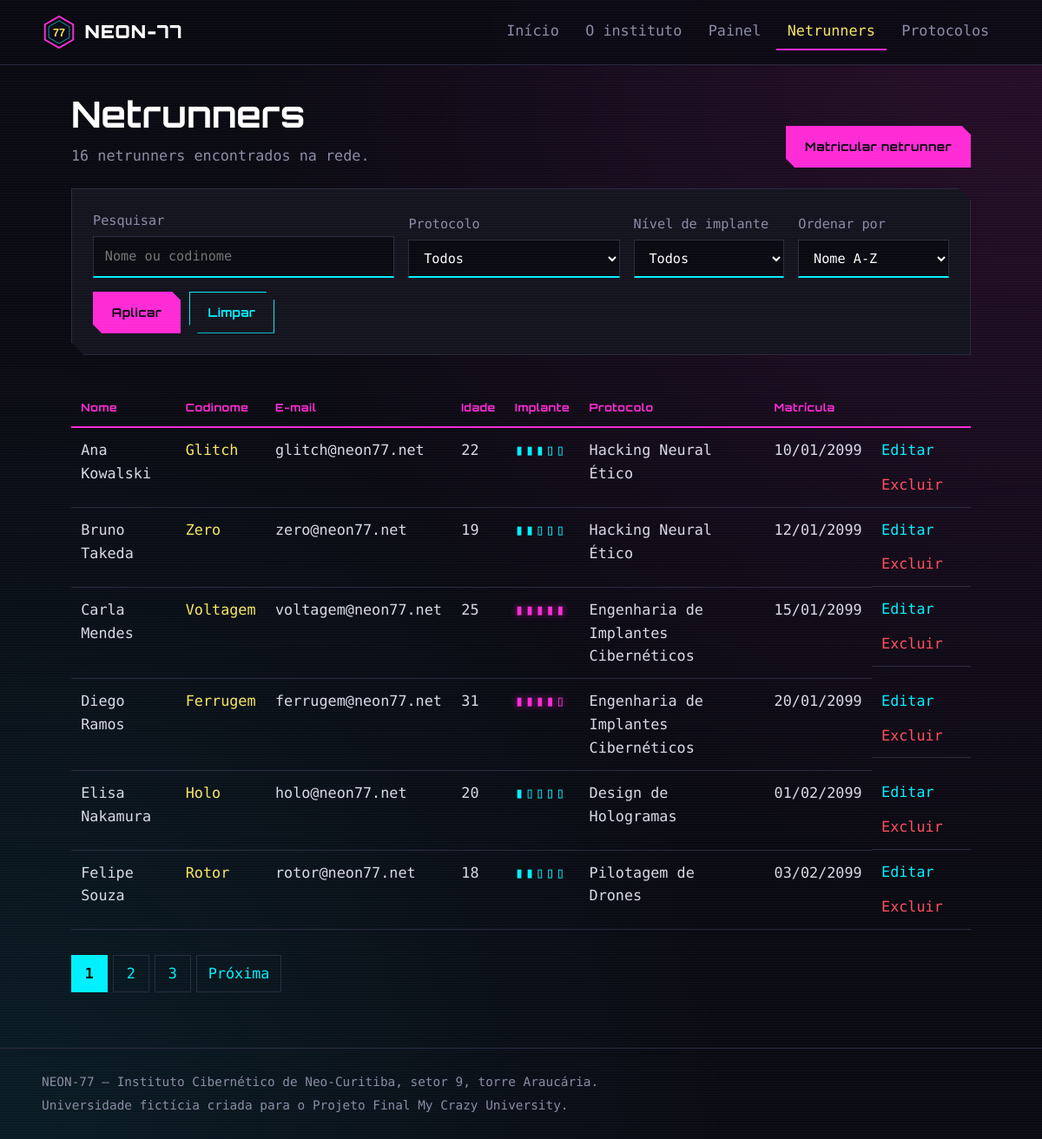
The page /netrunners/listar.php on the database its author committed.
### tables this page shows
CREATE TABLE netrunners (
    id INT AUTO_INCREMENT PRIMARY KEY,
    nome VARCHAR(100) NOT NULL,
    codinome VARCHAR(50) NOT NULL,
    email VARCHAR(150) NOT NULL UNIQUE,
    idade INT NOT NULL,
    nivel_implante TINYINT NOT NULL,
    protocolo_id INT NOT NULL,
    criado_em DATETIME DEFAULT CURRENT_TIMESTAMP,
    CONSTRAINT fk_netrunner_protocolo FOREIGN KEY (protocolo_id)
        REFERENCES protocolos(id) ON UPDATE CASCADE ON DELETE RESTRICT
);

CREATE TABLE protocolos (
    id INT AUTO_INCREMENT PRIMARY KEY,
    nome VARCHAR(100) NOT NULL,
    descricao TEXT NOT NULL,
    duracao_ciclos INT NOT NULL,
    mentor VARCHAR(100) NOT NULL,
    criado_em DATETIME DEFAULT CURRENT_TIMESTAMP
);

### includes/funcoes.php (called while the page is built, shortened)
<?php
function h($valor): string
{
    return htmlspecialchars((string) $valor, ENT_QUOTES, 'UTF-8');
}
function link_pagina(int $pagina): string
{
    $parametros = $_GET;
    $parametros['pagina'] = $pagina;
    return '?' . http_build_query($parametros);
}
function id_valido($valor): ?int
{
    $id = filter_var($valor, FILTER_VALIDATE_INT, ['options' => ['min_range' => 1]]);
    return $id === false ? null : $id;
}

### netrunners/listar.php (the view, shortened to what this page needs)
<?php
require_once '../config/conexao.php';
require_once '../includes/funcoes.php';
$busca     = trim($_GET['busca'] ?? '');
$ordem     = $_GET['ordem'] ?? 'nome_asc';
$ordens = [
    'nome_asc'  => ['n.nome ASC', 'Nome A-Z'],
    'nome_desc' => ['n.nome DESC', 'Nome Z-A'],
    'recente'   => ['n.criado_em DESC, n.id DESC', 'Mais recentes'],
    'antigo'    => ['n.criado_em ASC, n.id ASC', 'Mais antigos'],
];
$condicoes  = [];
$where = $condicoes ? 'WHERE ' . implode(' AND ', $condicoes) : '';
$porPagina = 6;
$pagina = id_valido($_GET['pagina'] ?? 1) ?? 1;
$stmt = $pdo->prepare("SELECT COUNT(*) FROM netrunners n $where");
$stmt->execute();
$total = (int) $stmt->fetchColumn();
$totalPaginas = max(1, (int) ceil($total / $porPagina));
$pagina = min($pagina, $totalPaginas);
$offset = ($pagina - 1) * $porPagina;
$sql = "SELECT n.id, n.nome, n.codinome, n.email, n.idade, n.nivel_implante, n.criado_em,
               p.nome AS protocolo_nome
        FROM netrunners n
        INNER JOIN protocolos p ON p.id = n.protocolo_id
        $where
        ORDER BY {$ordens[$ordem][0]}
        LIMIT :limite OFFSET :offset";
$stmt = $pdo->prepare($sql);
$stmt->bindValue(':limite', $porPagina, PDO::PARAM_INT);
$stmt->bindValue(':offset', $offset, PDO::PARAM_INT);
$stmt->execute();
$netrunners = $stmt->fetchAll();
require '../includes/header.php';
?>
<section class="cabecalho-secao">
    <div>
        <h1>Netrunners</h1>
        <p class="sub"><?= $total ?> <?= $total === 1 ? 'netrunner encontrado' : 'netrunners encontrados' ?> na rede.</p>
    </div>
    <a class="botao botao-primario" href="cadastrar.php">Matricular netrunner</a>
</section>
<form class="painel filtros" method="get" action="listar.php">
    <label>
        Pesquisar
        <input type="search" name="busca" value="<?= h($busca) ?>" placeholder="Nome ou codinome">
    </label>
    <label>
        Protocolo
        <select name="protocolo">
            <option value="">Todos</option>
        </select>
    </label>
    <label>
        Nível de implante
        <select name="nivel">
            <option value="">Todos</option>
        </select>
    </label>
    <label>
        Ordenar por
        <select name="ordem">
            <?php foreach ($ordens as $chave => $info): ?>
                <option value="<?= $chave ?>" <?= $ordem === $chave ? 'selected' : '' ?>><?= $info[1] ?></option>
            <?php endforeach; ?>
        </select>
    </label>
    <div class="acoes-filtro">
        <button class="botao botao-primario" type="submit">Aplicar</button>
        <a class="botao" href="listar.php">Limpar</a>
    </div>
</form>
<?php if (!$netrunners): ?>
    <div class="painel vazio">
        <p>Nenhum netrunner corresponde a essa busca. Tente outro nome ou limpe os filtros.</p>
    </div>
<?php else: ?>
    <div class="tabela-rolagem">
        <table class="tabela">
            <thead>
                <tr>
                    <th>Nome</th>
                    <th>Codinome</th>
                    <th>E-mail</th>
                    <th>Idade</th>
                    <th>Implante</th>
                    <th>Protocolo</th>
                    <th>Matrícula</th>
                    <th><span class="sr">Ações</span></th>
                </tr>
            </thead>
            <tbody>
            <?php foreach ($netrunners as $n): ?>
                <tr>
                    <td><?= h($n['nome']) ?></td>
                    <td class="codinome"><?= h($n['codinome']) ?></td>
                    <td><?= h($n['email']) ?></td>
                    <td><?= (int) $n['idade'] ?></td>
                    <td><span class="nivel nivel-<?= (int) $n['nivel_implante'] ?>" title="Nível <?= (int) $n['nivel_implante'] ?>"><?= str_repeat('▮', (int) $n['nivel_implante']) . str_repeat('▯', 5 - (int) $n['nivel_implante']) ?></span></td>
                    <td><?= h($n['protocolo_nome']) ?></td>
                    <td><?= date('d/m/Y', strtotime($n['criado_em'])) ?></td>
                    <td class="acoes">
                        <a href="editar.php?id=<?= (int) $n['id'] ?>">Editar</a>
                        <a class="perigo" href="excluir.php?id=<?= (int) $n['id'] ?>">Excluir</a>
                    </td>
                </tr>
            <?php endforeach; ?>
            </tbody>
        </table>
    </div>
    <?php if ($totalPaginas > 1): ?>
    <nav class="paginacao" aria-label="Paginação">
        <?php for ($i = 1; $i <= $totalPaginas; $i++): ?>
            <?php if ($i === $pagina): ?>
                <span class="atual" aria-current="page"><?= $i ?></span>
            <?php else: ?>
                <a href="<?= h(link_pagina($i)) ?>"><?= $i ?></a>
            <?php endif; ?>
        <?php endfor; ?>
        <?php if ($pagina < $totalPaginas): ?>
            <a href="<?= h(link_pagina($pagina + 1)) ?>">Próxima</a>
        <?php endif; ?>
    </nav>
    <?php endif; ?>
<?php endif; ?>
<?php require '../includes/footer.php'; ?>

### css/style.css (style rules this page uses)
:root { --fundo: #0a0a12; --painel: #14141f; --painel-borda: #2a2a40; --magenta: #ff2bd6; --ciano: #00f0ff; --amarelo: #f5e663; --texto: #d9d9e8; --apagado: #8b8ba6; --perigo: #ff4d5e; --sucesso: #3dffa2; --corte: 14px; --fonte-titulo: 'Orbitron', 'Segoe UI', Arial, sans-serif; --fonte-texto: 'Share Tech Mono', 'Consolas', 'Courier New', monospace; }
* { box-sizing: border-box; }
body { margin: 0; min-height: 100vh; display: flex; flex-direction: column; background: radial-gradient(ellipse at top right, rgba(255, 43, 214, .12), transparent 55%), radial-gradient(ellipse at bottom left, rgba(0, 240, 255, .08), transparent 50%), var(--fundo); color: var(--texto); font-family: var(--fonte-texto); font-size: 1.05rem; line-height: 1.6; }
body::after { content: ""; position: fixed; inset: 0; pointer-events: none; background: repeating-linear-gradient(to bottom, rgba(255, 255, 255, .025) 0 1px, transparent 1px 3px); z-index: 100; }
a { color: var(--ciano); }
h1, h2, h3 { font-family: var(--fonte-titulo); line-height: 1.2; margin: 0 0 .6rem; color: #fff; }
h1 { font-size: clamp(1.8rem, 4vw, 2.6rem); }
.painel, .chip, .mentores article, .atalhos a { background: var(--painel); border: 1px solid var(--painel-borda); clip-path: polygon(0 0, calc(100% - var(--corte)) 0, 100% var(--corte), 100% 100%, var(--corte) 100%, 0 calc(100% - var(--corte))); }
.painel { padding: 1.5rem; }
.botao { display: inline-block; font-family: var(--fonte-titulo); font-size: .85rem; font-weight: 700; letter-spacing: .04em; text-decoration: none; cursor: pointer; padding: .75rem 1.3rem; border: 1px solid var(--ciano); background: transparent; color: var(--ciano); clip-path: polygon(0 0, calc(100% - 10px) 0, 100% 10px, 100% 100%, 10px 100%, 0 calc(100% - 10px)); }
.botao-primario { background: var(--magenta); border-color: var(--magenta); color: #0a0a12; }
.cabecalho-secao { display: flex; flex-wrap: wrap; align-items: flex-end; justify-content: space-between; gap: 1rem; margin-bottom: 1.5rem; }
.sub { color: var(--apagado); margin: 0; }
.filtros { display: grid; grid-template-columns: 2fr 1.4fr 1fr 1fr; gap: 1rem; align-items: end; margin-bottom: 1.5rem; }
.acoes-filtro { display: flex; gap: .6rem; grid-column: 1 / -1; }
label { display: flex; flex-direction: column; gap: .35rem; color: var(--apagado); font-size: .95rem; }
input, select, textarea { font: inherit; color: #fff; background: var(--fundo); border: 1px solid var(--painel-borda); border-bottom: 2px solid var(--ciano); padding: .65rem .8rem; width: 100%; }
.tabela-rolagem { overflow-x: auto; }
.tabela { width: 100%; border-collapse: collapse; margin-top: 1rem; }
.tabela th { text-align: left; font-family: var(--fonte-titulo); font-size: .78rem; letter-spacing: .05em; color: var(--magenta); padding: .7rem; border-bottom: 2px solid var(--magenta); white-space: nowrap; }
.tabela td { padding: .75rem .7rem; border-bottom: 1px solid var(--painel-borda); vertical-align: top; }
.codinome { color: var(--amarelo); }
.nivel { letter-spacing: .1em; white-space: nowrap; color: var(--ciano); }
.nivel-4, .nivel-5 { color: var(--magenta); text-shadow: 0 0 8px rgba(255, 43, 214, .6); }
.acoes { display: flex; flex-wrap: wrap; gap: .8rem; white-space: nowrap; }
.acoes a { text-decoration: none; }
.acoes .perigo { color: var(--perigo); }
.paginacao { display: flex; flex-wrap: wrap; gap: .4rem; margin-top: 1.8rem; }
.paginacao a, .paginacao span { min-width: 2.6rem; text-align: center; padding: .45rem .8rem; border: 1px solid var(--painel-borda); text-decoration: none; }
.paginacao .atual { background: var(--ciano); color: var(--fundo); border-color: var(--ciano); font-weight: bold; }

### rows shown on the page
netrunners: nome "Ana Kowalski", codinome "Glitch", email "glitch@neon77.net", idade "22", nivel_implante "▮▮▮", nivel_implante "▯▯", protocolo.nome "Hacking Neural Ético", criado_em "10/01/2099"
netrunners: nome "Bruno Takeda", codinome "Zero", email "zero@neon77.net", idade "19", nivel_implante "▮▮", nivel_implante "▯▯▯", protocolo.nome "Hacking Neural Ético", criado_em "12/01/2099"
netrunners: nome "Carla Mendes", codinome "Voltagem", email "voltagem@neon77.net", idade "25", nivel_implante "▮▮▮▮▮", protocolo.nome "Engenharia de Implantes Cibernéticos", criado_em "15/01/2099"
netrunners: nome "Diego Ramos", codinome "Ferrugem", email "ferrugem@neon77.net", idade "31", nivel_implante "▮▮▮▮", nivel_implante "▯", protocolo.nome "Engenharia de Implantes Cibernéticos", criado_em "20/01/2099"
netrunners: nome "Elisa Nakamura", codinome "Holo", email "holo@neon77.net", idade "20", nivel_implante "▮", nivel_implante "▯▯▯▯", protocolo.nome "Design de Hologramas", criado_em "01/02/2099"
netrunners: nome "Felipe Souza", codinome "Rotor", email "rotor@neon77.net", idade "18", nivel_implante "▮▮", nivel_implante "▯▯▯", protocolo.nome "Pilotagem de Drones", criado_em "03/02/2099"

### other values the page prints
$total "16"
form field ordem "Nome A-Z"
